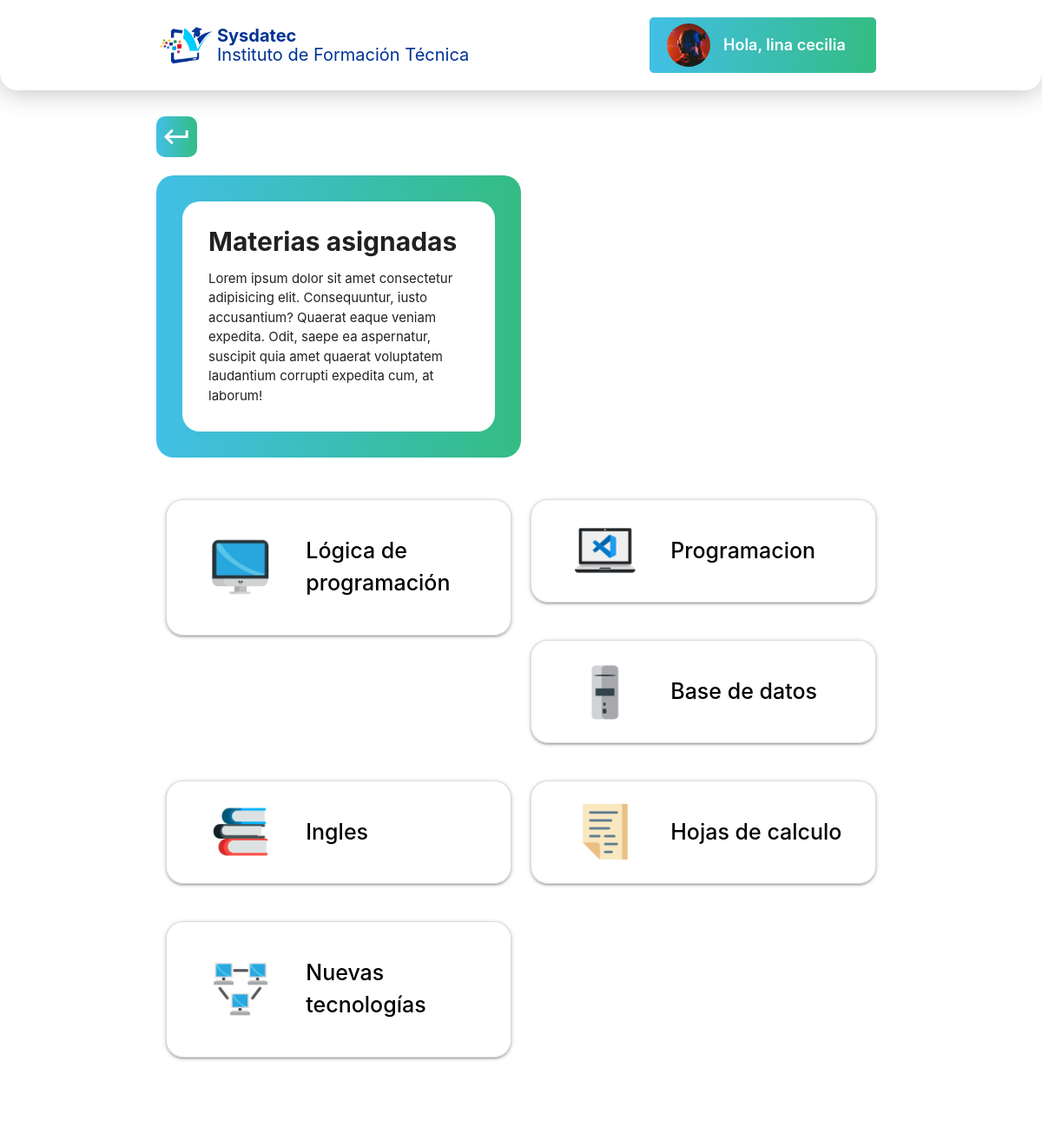
The app's page /materiasasignadasprofesor.php (signed in) with its own data.
### tables this page shows
CREATE TABLE `usuarios` (
  `id` int(5) NOT NULL,
  `direccionf` varchar(100) NOT NULL,
  `foto` varchar(100) NOT NULL,
  `usuario` varchar(10) NOT NULL,
  `clave` int(10) NOT NULL,
  `correo` varchar(30) NOT NULL,
  `telefono` int(30) NOT NULL,
  `nombre` varchar(30) NOT NULL,
  `apellido` varchar(25) NOT NULL,
  `fecha de nacimiento` date NOT NULL,
  `genero` varchar(2) NOT NULL,
  `nivel` int(3) NOT NULL
);

CREATE TABLE `materias` (
  `Id_materia` int(100) NOT NULL,
  `Nombre_materia` varchar(30) NOT NULL,
  `Imagen_materia` varchar(100) NOT NULL,
  `Id_profesor` int(11) NOT NULL,
  `Direccion_notas` varchar(100) NOT NULL,
  `Direccion_actividades` varchar(100) NOT NULL,
  `Direccion_notasE` varchar(100) NOT NULL,
  `Direccion_actividadesE` varchar(100) NOT NULL
);

### materiasasignadasprofesor.php (the view, shortened to what this page needs)
<?php
 include("Config.php");
 $sql = "SELECT * FROM `usuarios` WHERE  id='$_SESSION[Id]' ";
 $result = $conn->query($sql);
 if ($result->num_rows > 0) {
     $row = $result->fetch_assoc();
 }
 ?>
<!DOCTYPE html>
<html>
    <head>
        <?php
            include ('head.php');
        ?>
    </head>
    <body>
    <?php
          include ('header.php');
        ?>
      <div class="container registro">
    <a href="InicioProfesor.php"><i class="material-icons">keyboard_return</i></a>
  </div>
    <div class="container materiasprofe">
        <div class="row caja_bienvenido">
         <div class=" col l6 caja_actividad">
          <div class="bienvenido row">
             <div class="texto_bienvenidia col">
              <h2>Materias asignadas</h2>
              <p>Lorem ipsum dolor sit amet consectetur adipisicing elit. Consequuntur, iusto accusantium? Quaerat eaque veniam expedita. Odit, saepe ea aspernatur, suscipit quia amet quaerat voluptatem laudantium corrupti expedita cum, at laborum!    </p>
             </div>
          </div>
         </div>
         <div class="col l6 animacion actividades materias">
            <lottie-player src="https://assets7.lottiefiles.com/packages/lf20_i9mtrven.json"  background="transparent"  speed="1"  style="width: 400px; height: auto;"  loop  autoplay></lottie-player>
        </div>
        </div>
          <div class="row vistarapida">
            <div class="row cajas">
            <?php
                  $sql= "SELECT Ma.*, U.id FROM `materias` AS Ma INNER JOIN `usuarios` AS U ON U.id=Id_profesor WHERE  Id_profesor='$_SESSION[Id]'";
                  $result = $conn->query($sql);
                while($row = $result->fetch_assoc()){
                    echo "<div class='col l6 caja_vista caja_actividad1 materia'>
                    <ul class='collapsible'>
                 <li>
                  <div class='collapsible-header'>
                    <img src='Img/" .$row['Imagen_materia']."' class='responsive-img imgmateria' width='auto'>
                    <p>".$row["Nombre_materia"]."</p>
                  </div>
                      <a href='".$row["Direccion_actividades"]."?var=".$row["Id_materia"]."'>
                      </a>
                      <a  href='".$row["Direccion_notas"]."?var=".$row["Id_materia"]."'>
                      </a>
                  </li>
                 </ul>
                </div>" ;
                }
             ?>
            </div>
          </div>
    </div>
    </body>
</html>

### header.php
<?php
$nombre_usuario= $row["nombre"] ." ". $row["apellido"];
?>
<nav class="white nav">
  <div class=" container nav-wrapper header">
    <div class="row">
      <div class="col l6 logo_sysdatec">
        <div class="col l2 imagen_sys">
          <img class="responsive-img" src="img/cropped-sysdateclogo-1-1-768x377 1.png">
        </div>
         <div class="col l10 sysdatec">
          <p class="bold">Sysdatec</p>
          <p>Instituto de Formación Técnica</p>
        </div>
      </div>
      <ul id="nav-mobile" class="right hide-on-med-and-down col l6 nombre_usuario">
        <li>
          <img src="Imagenes perfil/<?php echo $row["foto"]?>" class="responsive-img" width="auto">
          <a href="Perfil.php">Hola, <?php echo $nombre_usuario ?></a>
        </li>
      </ul>
    </div>
  </div>
</nav>

### Css/1.css (style rules this page uses)
html { height: 100%; }
.header .row { margin-bottom: 0px; align-items: center; display: flex; }
.logo_sysdatec { display: flex; padding: 0!important; }
.sysdatec { margin: auto 0; padding: 0!important; }
.sysdatec p { margin: 0; line-height: 22px; color: #003395; font-size: 20px; }
.sysdatec .bold { font-weight: bold; }
.nombre_usuario { display: flex; align-content: center; justify-content: end; font-weight: 600; }
.nombre_usuario li { background: linear-gradient(to right, #42BFE6, #34BC83); padding: 7px 20px; border-radius: 5px; line-height: 30px; display: flex; align-items: center; }
.nombre_usuario li img { width: 50px; border-radius: 50%; }
.nombre_usuario li a { font-size: 18px; }
.nav { padding: 20px 0; height: auto; box-shadow: 0px 2px 30px rgba(0, 0, 0, 0.25); border-radius: 0 0 20px 20px; }
.imagen_sys { display: flex; padding: 0!important; }
lottie-player { margin: -50px 0 -50px 0; }
.bienvenido { background: linear-gradient(to right, #42BFE6, #34BC83); border-radius: 20px; padding: 0!important; margin: 0; }
.texto_bienvenidia { background:white; margin: 30px!important; border-radius: 20px; padding: 30px!important; }
.texto_bienvenidia h2 { font-size: 30px; font-weight: 700; text-align: left; margin: 0; }
.texto_bienvenidia p { text-align: left; margin-bottom: 0; }
.caja_bienvenido { display: flex; }
.animacion { display: flex; align-content: center; height: 100%; }
.vistarapida { margin-top: 40px; padding-bottom: 40px; }
.caja_vista p { color: black; font-size: 25px; font-weight: 500; margin-left: 40px; }
.vistarapida .cajas { margin-top: 30px; }
.registro { padding-top: 30px; }
.registro i { font-size: 35px; color: #ffffff; background: linear-gradient(to right, #42BFE6, #34BC83); border-radius: 10px; padding: 6px; }
.actividades lottie-player { margin:0; }
.actividades { margin-left: 0!important; display: flex; justify-content: center; }
.caja_actividad { margin-left: 0!important; }
.materias lottie-player { margin-top: -70px; z-index: -1; }
.materia ul, .materia li, .materia .collapsible-header { border-radius: 20px; }
.materia .collapsible-header { padding-left: 50px; }
.collapsible-header { align-items: center; }
.collapsible { background: white; }
.materiasprofe { margin-top: 20px; }
.imgmateria { width: 70px; }
.caja_actividad1 { margin-bottom: 20px; }

### records on screen
usuarios: foto (picture), nombre_usuario "lina cecilia"
materias: Imagen_materia (picture), Nombre_materia "Lógica de programación"
materias: Imagen_materia (picture), Nombre_materia "Programacion"
materias: Imagen_materia (picture), Nombre_materia "Base de datos"
materias: Imagen_materia (picture), Nombre_materia "Ingles"
materias: Imagen_materia (picture), Nombre_materia "Hojas de calculo"
materias: Imagen_materia (picture), Nombre_materia "Nuevas tecnologías"
